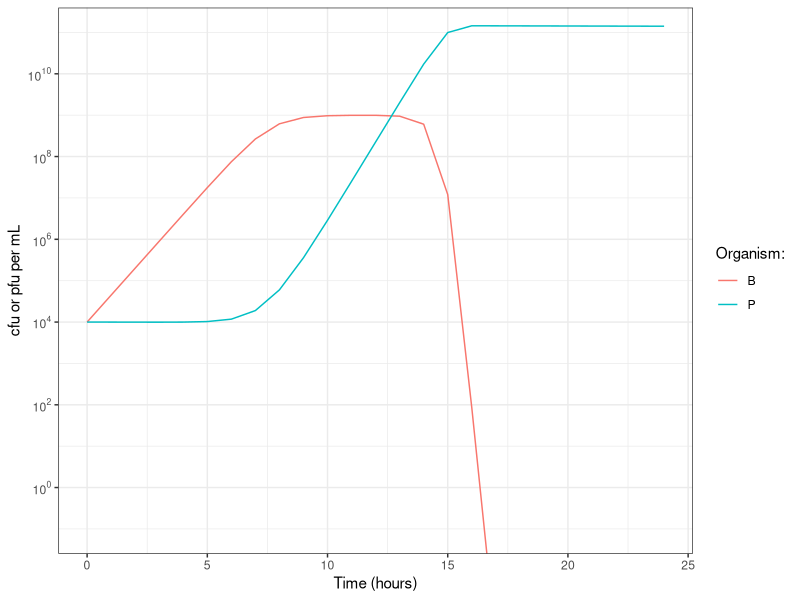

Reproduce this figure in R.


# WARNING
# Solving differential equations is not a clean thing!
# Computers struggle with really tiny numbers, so you might see weird things like -1e-20 bacteria or phage
# Generally, you can treat anything with an absolute value smaller than 1e-15 as equal to 0


#packages required
#if anything doesn't load, package is not installed!
#in that case, use install.package(that_package_name) once, then it'll always work later
library(deSolve)
library(ggplot2)
library(scales)


#function containing AND solving the model
phage_model <- function(parameters,               #the parameter values
                        init.state,               #initial numbers of phage and bacteria
                        times,                    #the times for which to solve the model
                        frequency = FALSE,        #if the model should be frequency dependent (is density otherwise)
                        link_adsorption = FALSE,  #if adsorption rate should be linked to growth rate
                        link_burst = FALSE,       #if burst size should be linked to growth rate
                        tell_me_more = FALSE) {   #should the model spit out extra info at each time step
  
  
  #function containing the model
  model_dde <- function(time,             #time step
                        state,            #states (ie compartments, ie bacteria and phage)
                        parameters) {     #parameter values
  
    #first we recover each parameter value stored in the "parameters" vector
    mu_max = parameters[["mu_max"]]
    Nmax = parameters[["Nmax"]]
    beta = parameters[["beta"]]
    delta = parameters[["delta"]]
    gamma = parameters[["gamma"]]
    tau = parameters[["tau"]]

    
    #then we recover the current bacteria and phage numbers stored in the "state" vector
    B = state[["B"]]
    P = state[["P"]]

    
    #remember, there's a latent period tau between phage infection and burst!
    #so, at each time t, the number of bacteria bursting depends on infections that happened at time t minus tau
    #to recover this, we need to recover the number of bacteria and phage we had at time t-tau
    if(time <= tau){
      #if time<tau, there has not yet been any phage infection cycle!
      B_past = 0
      P_past = 0
    } else {
      B_past = lagvalue(time - tau, 1)
      P_past = lagvalue(time - tau, 2)
    }
    
    
    #here we work out the link function to decrease parameters as bacteria reach stationary phase
    link = (1 - B/Nmax)
    #we also have to work out this value for time t-tau !
    #hopefully you can understand why, but let me know if that's not clear otherwise :)
    link_past = (1 - B_past/Nmax)

    
    #if we link adsorption to growth rate, the value of beta should decrease as bacteria reach stationary phase
    if(link_adsorption){
      beta = beta * link
      beta_past = beta * link_past
    } else beta_past = beta
    
    
    #if we link burst to growth rate, the value of delta should decrease as bacteria reach stationary phase
    #can you figure out why we don't care about delta_past though? ;)
    if(link_burst) delta = delta * link
    
    
    #here we define lambda and phi depending on whether we use frequency or density dependent interaction
    #here I define:
    # - lambda: NUMBER of phage binding to a bacteria
    # - phi: NUMBER of bacteria being infected by at least one phage
    if(frequency){
      
      #first work out number of phage binding to any bacteria
      lambda = (1 - exp(-beta * B)) * P
      #then number of bacteria infected by at least one phage
      phi = (1 - exp(-lambda/B)) * B
      
      #however, because of latent period, we need to recover phi at t-tau
      #since phi depends on lambda, we also have to recover lambda at t-tau
      lambda_past = (1 - exp(-beta_past * B)) * P
      phi_past = (1 - exp(-lambda_past/B)) * B
      
      #finally, we set omega to 1 to apply the growth correction I explained
      omega = 1
      
    } else {
      
      #in density dependent interaction, lambda and phi are the same!
      lambda = phi = beta * P * B
      #however, because of latent period, we need to recover phi at t-tau
      phi_past = beta_past * P_past * B_past
      
      #no need for growth correction here!
      omega = 0
    }
    
    
    #actual equations here
    dB = mu_max * link * (B - omega*phi) - phi
    #change in B = growth - infection at time t
    
    dP = delta * phi_past - lambda - gamma * P
    #change in P = burst from infections at time t-tau - infection at time t - decay
    

    #bit of code to spit out info if you're curious (see below)
    if(tell_me_more & time%%1 == 0){
      cat("\n\nTime is", time, ". Current values:",
          "\n- adsorption rate:", beta,
          "\n- burst size:", delta,
          "\n- number of phage:", format(P, scientific=T, digits = 3),
          "\n- number of bacteria:", format(B, scientific=T, digits = 3),
          "\n- number of new infections:", format(phi, scientific=T, digits = 3))
    }
    
    #return the change in B and P for that time step
    return(list(c(dB, dP)))
    
  }
  
  #function solving the model
  trajectory <- data.frame(dede(y = init.state,
                                times = times,
                                func = model_dde,
                                parms = parameters))
  
  #return the model results
  return(trajectory)
  
}


#okay now we have the model function, we need the parameters, times, and starting values!


#parameter values:
#you can experiment with these!
#test your understanding by first deciding what you think should happen if you increase something,
# then see what happens when you do it!
parameters = c(mu_max = 1.5, #max growth rate
               Nmax = 1e9,   #carrying capacity
               beta = 1e-10,  #phage adsorption rate
               delta = 100,  #phage burst size
               tau = 0.67,   #phage latent period (in hours)
               gamma = 0.003)  #phage decay rate


#times (in hours):
#again you can change this for longer periods of time
#seq(starting time, end time, time-step)
times = seq(0, 24, 1)


#starting values:
#again, feel free to change these!
yinit = c(B = 1e4,
          P = 1e4)


#aand run the model:
results = phage_model(parameters, yinit, times,
                      frequency = FALSE,
                      link_adsorption = FALSE,
                      link_burst = FALSE,
                      tell_me_more = TRUE)

# ! ABOUT TELL_ME_MORE !
#if you set that to TRUE, model will spit out some estimates for each time step
#because of weird computer stuff, it spits out info multiple time per time-step, that's normal

#example use case: with the default parameters + density model with nothing linked, can you find 
# the time when number of infections is magically HIGHER than number of bacteria? ;)

#(remember, ignore anything <1e-15, it's just noise)


#plot the results!
#don't worry about the warnings!
ggplot(results) +
  geom_line(aes(time, B, colour = "B")) +
  geom_line(aes(time, P, colour = "P")) +
  scale_y_continuous(trans=log10_trans(),
                     breaks=trans_breaks("log10", function(x) 10^x),
                     labels=trans_format("log10", math_format(10^.x))) +
  coord_cartesian(ylim = c(0.1, 1e11)) +
  labs(x = "Time (hours)", y = "cfu or pfu per mL", colour = "Organism:") +
  theme_bw()
